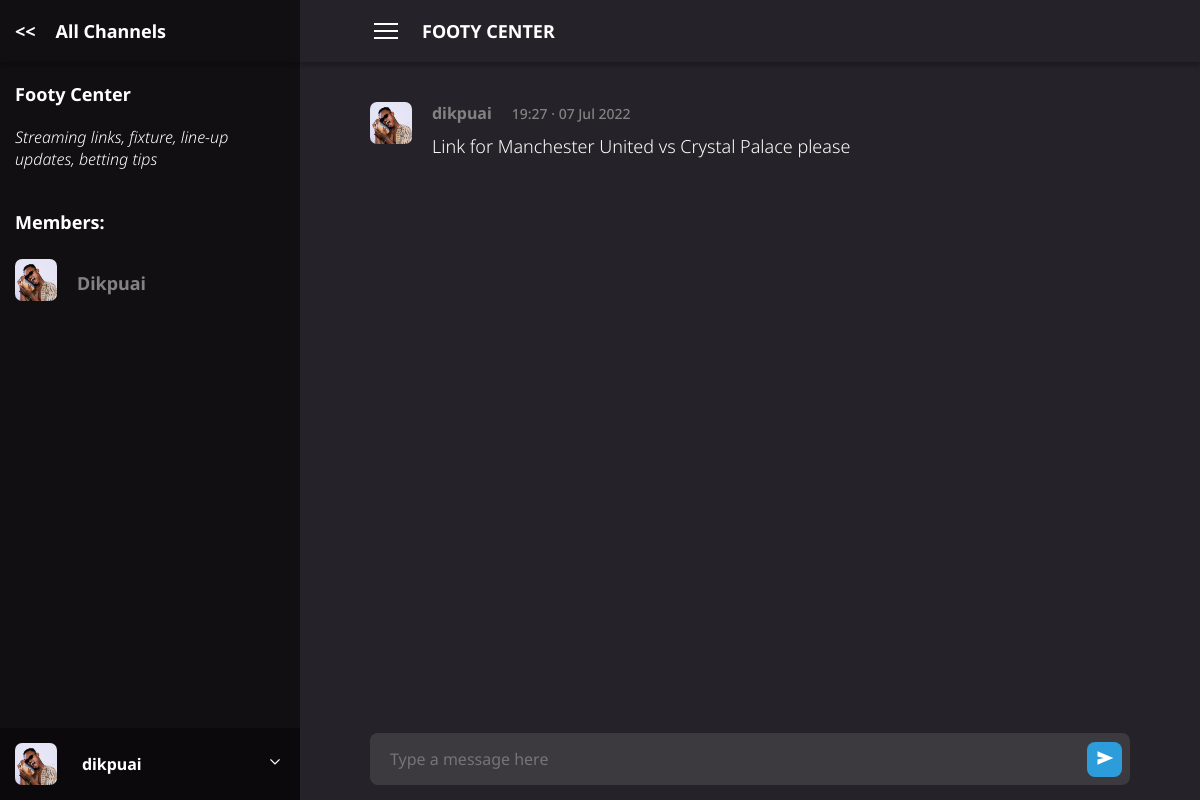
Page /channel/footy-center (signed in) on the committed database.
### chatroom/models.py (models this page shows, shortened)
class Channel(models.Model):
  title = models.CharField(max_length=100)
  slug = models.SlugField(max_length=200,unique=True)
  desc = models.CharField(max_length=250)
  created_by = models.ForeignKey(User, on_delete=models.SET_NULL, related_name='channels_created', null=True)
  channel_pic = models.ImageField(blank=True, null=True)
  members = models.ManyToManyField(Member, related_name='channels', blank=True)

class Member(models.Model):
  user = models.OneToOneField(User, on_delete=models.CASCADE, related_name='member')
  photo = models.ImageField(blank=True, null=True )

class Message(models.Model):
  author = models.ForeignKey(User, on_delete=models.CASCADE, related_name='user_messages')
  channel = models.ForeignKey(Channel, on_delete=models.CASCADE, related_name='channel_messages')
  text = models.CharField(max_length=250)
  created = models.DateTimeField(auto_now_add=True)
  class Meta:
    ordering=['created']

### chatroom/views.py (the view)
# urls.py: path('channel/<slug:slug>',views.channel_detail, name='channel_detail'),
@login_required
def channel_detail(req, slug):
  channel = Channel.objects.get(slug=slug)
  if req.user.member in channel.members.all():
    msg_form = MessageForm()
    context = {
        'previous': True,
        'channel_title': 'All Channels',
        'channel': channel,
        'msg_form': msg_form
    }
    return render(req, 'chatroom/parts/channel_detail.html', {'context': context})
  else:
    return redirect('chatroom:home')

### chatroom/templates/chatroom/parts/channel_detail.html (shortened to what this page needs)
{% extends '../base.html' %}
{% load static %}
{% block sidebar %}
<div id="sidebar">
      <div id="sidebar-top">
        {% if context.previous %}
        <a href="{% url 'chatroom:home' %}"> &#60;&#60;</a>
        {% endif %}
        <span id="channels-link"><a href="{% url 'chatroom:home' %}">{{ context.channel_title }}</a></span>
      </div>
      <div id="sidebar-middle">
          <span class="sidebar-channel-title">{{ context.channel.title }} </span>
          <p class="sidebar-channel-desc">{{ context.channel.desc }}</p>
          <span class="channel-members-heading">Members:</span>
        <div id="channel-list">
          {% for member in context.channel.members.all %}
          <a href="" class="channel-item">
              <div class="chat-item-dp">
            <img src="{{ member.photo.url }}" alt="" />
          </div>
            <div class="channel-item-member-name">
              {{member.user.username}}
            </div>
          </a>
          {% empty %}
          <span>No members yet</span>
          {% endfor %}
        </div>
      </div>
      {% include './sidebar_bottom.html' %}
    </div>
{% endblock %}
{% block main %}
<div id="main">
      <div id="main-top">
        <img src="{% static 'chatroom/temp-images/menu-solid.svg' %}" alt="" id="menu-icon">
        <p id="channel-title ">{{ context.channel.title }}</p>
      </div>
      <div id="main-middle-chat">
        {% for msg in context.channel.channel_messages.all %}
        <div class="chat-item">
          <div class="chat-item-dp">
            {% if msg.author.member.photo.url %}
            <img src="{{ msg.author.member.photo.url }}" alt="" id="sidebar-dp"/>
        {% else %}
        <img src="{% static 'chatroom/temp-images/no_images.png' %}" alt="" id="sidebar-dp" />
        {% endif %}
          </div>
          <div class="chat-item-right">
            <div class="chat-item-desc">
              <span>{{ msg.author.username }}</span>
              <span>{{ msg.created | date:"H:i" }} &middot; {{ msg.created | date:"m M Y" }}</span>
            </div>
            <div class="chat-text">
              <p>
                {{ msg.text | linebreaks }}
              </p>
            </div>
          </div>
        </div>
        {% empty %}
        <span class="info">no messages here</span>
        {% endfor %}
      </div>
      <div id="main-bottom">
        <form action="" method="post" id="message-bar">
          {{ context.msg_form.text }}
          <button><img src="{% static 'chatroom/temp-images/send-solid.svg' %}" alt="" /> </button>
        </form>
      </div>
    </div>
{% endblock %}

### chatroom/templates/chatroom/parts/sidebar_bottom.html (shortened to what this page needs)
{% load static %}
<div id="sidebar-bottom">
        {% if request.user.member.photo.url %}
        <img src="{{request.user.member.photo.url}}" alt="" id="sidebar-dp" />
        {% else %}
        <img src="{% static 'chatroom/temp-images/no_images.png' %}" alt="" id="sidebar-dp" />
        {% endif %}
        <div id="sidebar-extra">
          <p id="sidebar-display-name">
            {{request.user.username}}
          </p>
          <span id="sidebar-bottom-expander">
            <img src="{% static 'chatroom/temp-images/down-arrow.svg' %}" alt="" id="sidebar-bottom-expander-icon">
          </span>
        </div>
      </div>

### chatroom/static/chatroom/styles.css (style rules this page uses)
* { margin: 0; padding: 0; box-sizing: border-box; color: white; font-family: "noto sans", sans-serif; }
a { text-decoration: none; }
body { width: 100%; height: 100vh; }
#sidebar { background-color: #120f13; display: flex; flex-direction: column; font-weight:700; height: 100vh; overflow:scroll; }
#sidebar-top { font-size:18px; display: flex; justify-content: space-between; padding: 15px; display: flex; align-items: center; box-shadow: 0px 4px 4px rgba(0, 0, 0, 0.25); height: 62px; }
#channels-link { margin-right: auto; margin-left:20px; }
#sidebar-middle { font-size:18px; margin: 20px 15px; display: flex; flex-direction: column; height: auto; }
.sidebar-channel-desc { font-weight:300; font-size:16px; margin-top:20px; margin-bottom:40px; font-style:italic; }
#channel-list { margin:15px 0; }
.channel-item { display: flex; align-items: center; text-transform: uppercase; margin: 10px 0; }
.channel-item-member-name { color: #828282; text-transform:capitalize; }
#sidebar-bottom { display: flex; margin-top:auto; padding: 15px; align-items:center; background-color:#0B090C; }
#sidebar-dp { width: 42px; height: 42px; border-radius:7px; }
#sidebar-extra { display: flex; align-items:center; justify-content:space-between; width:100%; }
#sidebar-display-name { margin: 0 25px; }
#sidebar-bottom-expander { position: relative; cursor:pointer; }
#sidebar-bottom-expander img { height: 20px; }
#main { background-color: #252329; display: flex; flex-direction: column; font-weight:700; height: 100vh; overflow:scroll; }
#main-top { position:sticky; font-size:18px; text-transform:uppercase; display: flex; padding: 15px 70px; display: flex; align-items: center; box-shadow: 0px 4px 4px rgba(0, 0, 0, 0.25); height: 62px; }
#menu-icon { width:32px; height:32px; margin-right:20px; }
#main-top p { height: 32px; display: flex; align-items: center; }
#main-middle-chat { padding: 20px 50px 0 70px; max-height: 500px; overflow-y: scroll; margin-right:20px; margin-top:20px; }
.chat-item { display: flex; margin-bottom: 38px; }
.chat-item-dp img { width: 42px; height: 42px; border-radius:7px; margin-right:20px; }
.chat-item-desc { display: flex; align-items: center; width:100%; }
.chat-item-desc span { color:#828282; }
.chat-item-desc span:nth-of-type(2n) { font-size:14px; font-weight:500; margin: 0 20px; }
.chat-text { font-weight:300; font-size:18px; margin-top: 10px; }
#main-bottom { margin-top:auto; width: 100%; padding: 10px 70px; }
#message-bar { position: relative; }
#message { background-color: #3c393f; border: unset; border-radius: 8px; width: 100% !important; resize: none; overflow: hidden; min-height: 46px; max-height: 100px; padding: 15px 20px; font-size:16px; }
#message-bar button { background-color: #2D9CDB; border:none; position:absolute; right: 8px; bottom: 13px; height: 35px; width: 35px; border-radius: 8px; cursor:pointer; }
#message-bar button img { padding: 5px 0; height: 30px; }

### rows in the picture
Channel: channel "Footy Center", channel.desc "Streaming links, fixture, line-up updates, betting tips", channel "FOOTY CENTER"
Member: photo (picture), user.username "Dikpuai"
Message: author.member.photo (picture), author.username "dikpuai", created "19:27", created "07 Jul 2022", text "Link for Manchester United vs Crystal Palace please"

### other values in the picture
{{ context.channel_title }} "All Channels"
{{ request.user.username }} "dikpuai"
